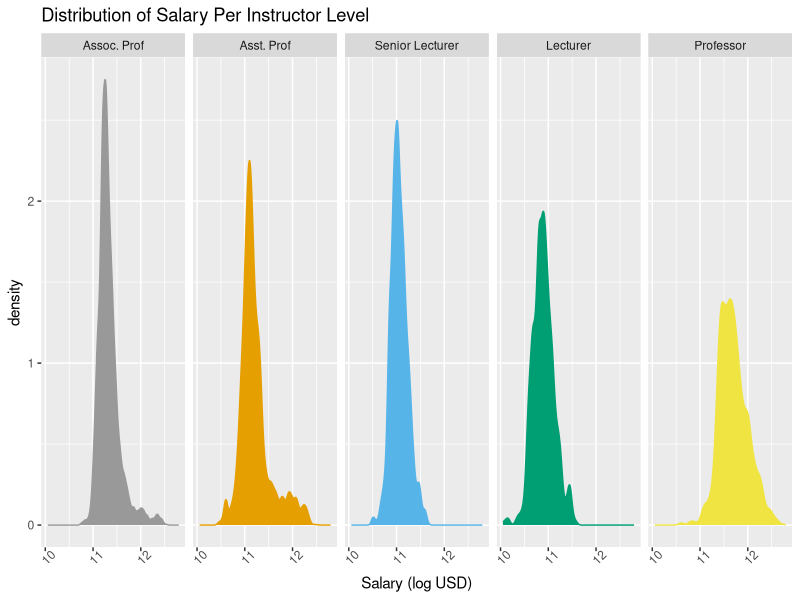
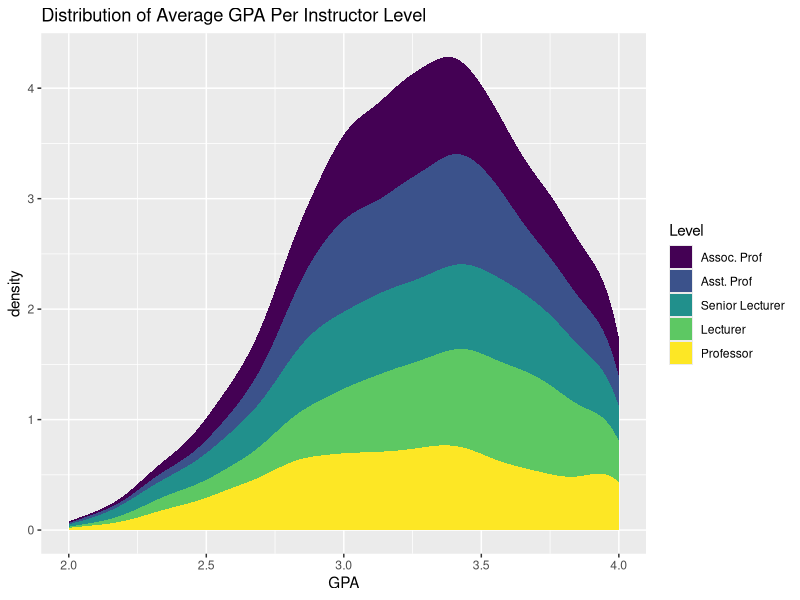

Source code (R) for these figures, in order: (Note: this script raises an error after producing the figures.)
## ---- chunk 1
knitr::opts_chunk$set(echo = TRUE)
knitr::opts_chunk$set(cache = TRUE)
knitr::opts_chunk$set(autodep = TRUE)
# library
library(tidyverse)
library(viridis)
library(broom)
library(MASS)
library(mgcv)
library(GGally)
library(gam)

# read in data + edits
df <- read.csv("master_file.csv")
depts <- read.csv("dept.csv")
df <- df %>%
  filter(gpaAverage >= 2) %>%
  filter(Course < 400) %>%
  mutate(
    Class = recode_factor(Class,"Associate Professor" = "Assoc. Prof", "Assistant Professor" = "Asst. Prof"),
    Level = round(Course,digits=-2),
    Salary = log(Salary)
  ) %>%
  filter(Level > 0) %>%
  inner_join(depts) %>% 
  dplyr::select(c(Name,Category,Class,nStudents,Salary,Year,gpaAverage,Level))
cb_palette = c("#999999", "#E69F00", "#56B4E9", "#009E73", "#F0E442", "#0072B2", "#D55E00", "#CC79A7")
## ---- chunk 2
ggplot(df,aes(x=Salary,fill=Class,color=Class)) +
  geom_density() + 
  facet_grid(~Class) +
  scale_color_manual(values=cb_palette) + 
  scale_fill_manual(values=cb_palette) + 
  theme(legend.position = "None",axis.text.x = element_text(angle = 45)) +
  ggtitle("Distribution of Salary Per Instructor Level") +
  xlab("Salary (log USD)")
  
ggplot(df,aes(x=gpaAverage,fill=Class)) + 
  stat_density() +
  scale_fill_viridis_d()  +
  ggtitle("Distribution of Average GPA Per Instructor Level") +
  xlab("GPA") + 
  labs(fill = "Level")

qplot(df$Level,stat="count",fill=df$Class,binwidth=40) +
  ggtitle("Instructor Breakdown by Course Levels") +
  xlab("Course Level") + 
  ylab("counts") + 
  scale_fill_viridis_d() +
  labs(fill = "Level")

ggplot(df,aes(x=Class,fill=Category)) + 
 stat_count() +
 scale_fill_manual(values=cb_palette) + 
 ggtitle("Breakdown of Departments and Instructor Type") +
 labs(fill = "Departments") +
 xlab("Instructor Level")
## ---- chunk 3
g1 <- df %>%
  group_by(Class,Year,Category,Level) %>%
  summarize(aveGPA=mean(gpaAverage),aveSalary=mean(Salary),sumStudents=sum(nStudents)) %>%
  ggplot(aes(x=aveGPA,y=aveSalary,color=sumStudents)) + 
  geom_point(size=2) +
  scale_color_viridis_c() +
  geom_smooth(method="rlm",se=FALSE,color="black") +
  ggtitle("Relationship Between GPA and Log of Salary and Number of Students") +
  xlab("GPA") +
  ylab("Log Salary") +
  facet_wrap(~Year)
g1
## ---- chunk 4
g2 <- df %>%
  group_by(Year) %>%
  summarise(aveGPA=mean(gpaAverage),aveSalary=mean(Salary)) %>%
  ggplot(aes(x=aveGPA,y=aveSalary,color=Year)) + 
  geom_point(size=2) +
  scale_color_viridis_c() +
  geom_smooth(method="rlm",se=FALSE,color="black") +
  ggtitle("Relationship Between GPA and Log of Salary in Years") +
  xlab("GPA") +
  ylab("Log Salary")
g2 
## ---- chunk 5
g3 <- df %>%
  dplyr::select(c(Salary,gpaAverage,Year,Class)) %>%
  group_by(Year,Class) %>%
  summarise(aveGPA=mean(gpaAverage),aveSalary=mean(Salary)) %>%
  ggplot(aes(x=Year,y=aveGPA,color=aveSalary)) +
  geom_smooth(method="rlm",se=FALSE,color="black")  +
    ggtitle("Relationship Between Salary and GPA per Instructor Level") +
    xlab("Year")  + 
    ylab("Average GPA") + 
    geom_point(size=2,alpha=.7) + 
    facet_grid(~Class)  +
    theme(axis.text.x = element_text(angle = 45)) +
    labs(color = "Salary") + 
    scale_color_viridis_c() 
g3
## ---- chunk 6
g4 <- df %>%
  dplyr::select(c(Salary,gpaAverage,Year,Class,Level)) %>%
  group_by(Level,Class,Year) %>%
  summarise(aveGPA=mean(gpaAverage),aveSalary=mean(Salary)) %>%
  ggplot(aes(x=aveGPA,y=aveSalary,color=Class)) +
    geom_point(alpha=.5,size=2) +
    geom_smooth(method="rlm",se=FALSE) +
    scale_color_viridis_d() + 
    ggtitle("Log Salary Over GPA By Course Level") +
    xlab("GPA") +
    ylab("Log Salary") +
  facet_grid(~Level)
g4
## ---- chunk 7
g5 <- df %>%
  dplyr::select(c(Salary,gpaAverage,Category,Year,Class,Level)) %>%
  group_by(Category,Year,Class,Level) %>%
  summarise(aveGPA=mean(gpaAverage),aveSalary=mean(Salary)) %>%
  ggplot(aes(x=aveGPA,y=aveSalary,color=Class)) +
    geom_point(alpha=.3) +
    geom_smooth(method="rlm",se=FALSE) +
    scale_color_viridis_d() + 
    ggtitle("Log Salary Over GPA By Department Level") +
    xlab("GPA") +
    ylab("Log Salary") + 
    facet_wrap(~Category)
g5
## ---- chunk 8
gam1.df1 <- augment(gam(Salary ~ gpaAverage, data = df))
gam1.df2 <- augment(gam(Salary ~ Level, data = df))
gam1.df3 <- augment(gam(Salary ~ Year, data = df))
gam1.df4 <- augment(gam(Salary ~ Class, data = df))
gam1.df5 <- augment(gam(Salary ~ Category, data = df))
gam1.df6 <- augment(gam(Salary ~ nStudents, data = df))

r1 <- var(gam1.df1$.fitted)/var(gam1.df1$Salary)
r2 <- var(gam1.df2$.fitted)/var(gam1.df2$Salary)
r3 <- var(gam1.df3$.fitted)/var(gam1.df3$Salary)
r4 <- var(gam1.df4$.fitted)/var(gam1.df4$Salary)
r5 <- var(gam1.df5$.fitted)/var(gam1.df5$Salary)
r6 <- var(gam1.df6$.fitted)/var(gam1.df6$Salary)

vars <- c("GPA","Course Level","Year","Instructor Level","Department","Number of Students")
explained.var <- c(r1,r2,r3,r4,r5,r6)
explained.var.df <- data.frame(vars,explained.var)

ggplot(explained.var.df,aes(x=reorder(vars,explained.var),y=explained.var,color=vars)) +
  geom_point(size=2) +
  scale_color_viridis_d() +
  ggtitle("Explained Variance Per Variable") +
  xlab("Variable") +
  ylab("Explained Variance") +
  theme(legend.position = "None")
## ---- chunk 9
gam2.df <- augment(gam(Salary ~ Class + Category, data = df))
gam3.df <- augment(gam(Salary ~ Class + Category + Level, data = df))
gam4.df <- augment(gam(Salary ~ Class + Category + Level + gpaAverage, data = df))
gam5.df <- augment(gam(Salary ~ Class + Category + Level + gpaAverage, data = df))

r2 <- var(gam2.df$.fitted)/var(gam2.df$Salary)
r3 <- var(gam3.df$.fitted)/var(gam3.df$Salary)
r4 <- var(gam4.df$.fitted)/var(gam4.df$Salary)
r5 <- var(gam5.df$.fitted)/var(gam5.df$Salary)
## ---- chunk 10
gams <- c("Gam 2","Gam 3","Gam 4","Gam 5")
explained.var <- c(r2,r3,r4,r5)
explained.var.df.gam <- data.frame(gams,explained.var)

ggplot(explained.var.df.gam,aes(x=gams,y=explained.var,color=gams)) +
  geom_point(size=2) +
  scale_color_viridis_d() +
  ggtitle("Explained Variance Per Gam Model") +
  xlab("Gam Model") +
  ylab("Explained Variance") +
  theme(legend.position = "None")
## ---- chunk 11
gg.gam2 <- 
  ggplot(data = gam2.df, aes(x = .fitted, y = Salary)) + 
  geom_point() + 
  ggtitle("Gam 2: Response vs. Fitted") + 
  geom_smooth(method = "loess")

gg.gam3 <- 
  ggplot(data = gam3.df, aes(x = .fitted, y = Salary)) + 
  geom_point() + 
  ggtitle("Gam 3: Response vs. Fitted") + 
  geom_smooth(method = "loess")

gg.gam4 <- 
  ggplot(data = gam4.df, aes(x = .fitted, y = Salary)) + 
  geom_point() + 
  ggtitle("Gam 4: Response vs. Fitted") + 
  geom_smooth(method = "loess")

gg.gam5 <- 
  ggplot(data = gam5.df, aes(x = .fitted, y = Salary)) + 
  geom_point() + 
  ggtitle("Gam 5: Response vs. Fitted") + 
  geom_smooth(method = "loess")

gg.gam2
#gg.gam3
gg.gam4
#gg.gam5
## ---- chunk 12
g4 <- mgcv::gam(Salary ~ Class + Category + Level + gpaAverage, data = df)
predictions <- predict.gam(g4,newdata = df) 
sorted.df <- gam4.df[order(gam4.df$Level,gam4.df$gpaAverage),]
sorted.df$preds <- as.vector(predictions)
## ---- chunk 13
#sort predictions and do geom line, sort in gpa (lowest to highest)
#then geom_line()
#plot predicted actual salaries (not log salaries)
ggplot(data = sorted.df, aes(x = gpaAverage, y = exp(.fitted), color = Class)) + 
  geom_smooth(se=FALSE,method="gam") + 
  geom_line() +
  scale_color_viridis_d() + 
  ggtitle("Fitted vs. GPA") +
  facet_wrap(~Category+Level,ncol=6)
## ---- chunk 14
df <- df %>%
  dplyr::select(c(Category,Class,nStudents,Salary,Year,gpaAverage,Level))

salary.preds <- predict.gam(g4, newdata = df) 
salary.preds.df <- data.frame(df, salary.preds = as.vector(salary.preds)) 

agg.preds <- 
  salary.preds.df %>%
  group_by(Year,Class,Category,Level) %>%
  summarise(salary.preds = mean(salary.preds), real.salary = mean(Salary), gpaAverage = mean(gpaAverage))
  
gg1 <- ggplot(agg.preds,aes(x = Level, y = salary.preds, color = gpaAverage, group = Level)) +
geom_line() +
scale_color_viridis_c() +
ggtitle("Predicted Salary over Course Level and Department") +
ylab("Predicted Salary") +
xlab("Course Level") +
facet_wrap(~Category)

gg1
## ---- chunk 15
gg2 <- ggplot(agg.preds,aes(x = salary.preds, color = gpaAverage, group = Class)) +
geom_line(aes(y = Class,color=gpaAverage)) +
scale_color_viridis_c() +
ggtitle("Predicted Salary over Instructor Level") +
xlab("Predicted Salary") +
ylab("Instructor Level") +
facet_wrap(~Category)

gg2
## ---- chunk 16
ggplot(agg.preds,aes(x=Level)) +
  geom_smooth(aes(y=real.salary,color="#0072B2"),method="gam") +
  geom_smooth(aes(y=salary.preds,color="#56B4E9"),method="gam") +
  ggtitle("Predicted Salaries over Course and Instructor Levels") +
  ylab("Predicted Salaries") +
  labs(color = "Real/Predicted values", x = "Real Salary", y = "Predicted Salary") + 
  scale_color_manual(labels = c("Real Salary", "Actual Salary"), values = c("#0072B2", "#56B4E9")) +
  facet_wrap(~Class) 
#"#56B4E9", "#009E73",
## ---- chunk 17
df %>%
  dplyr::select(Category,Year,nStudents,gpaAverage) %>%
  group_by(Category,Year) %>%
  summarise(sumStudents = sum(nStudents),GPA = mean(gpaAverage)) %>%
  ggplot(aes(x=Year,y=sumStudents,color=GPA)) +
  geom_point(size=2) +
  geom_line() +
  scale_color_viridis_c() +
  ggtitle("Number of Students Versus GPA") +
  ylab("Number of Students") +
  xlab("Year") +
  facet_wrap(~Category,ncol=2)
## ---- chunk 18
g1 <- ggplot(df,aes(x=gpaAverage,fill=Class)) + 
  stat_density() +
  scale_fill_viridis_d() +
  ggtitle("Distribution of Average GPA Per Class")

g2 <- df %>%
  group_by(Class) %>%
  ggplot(aes(x=gpaAverage,y=Salary,color=Class)) +
  geom_point(alpha=.1) + 
  geom_smooth(se=FALSE) +
  xlab("GPA") +
  ylab("Salary") +
  ggtitle("Average GPA and Average Salary Per Class Type")

g3 <- df %>%
  group_by(Class,Year) %>%
  ggplot(aes(x=gpaAverage,y=Salary,color=Class)) +
  geom_point(alpha=.1) + 
  geom_smooth(se=FALSE) +
  xlab("GPA") +
  ylab("Salary") +
  ggtitle("Average GPA and Average Salary Per Class Type") +
  facet_wrap(~Year)
  
#g1
#g2
#g3
